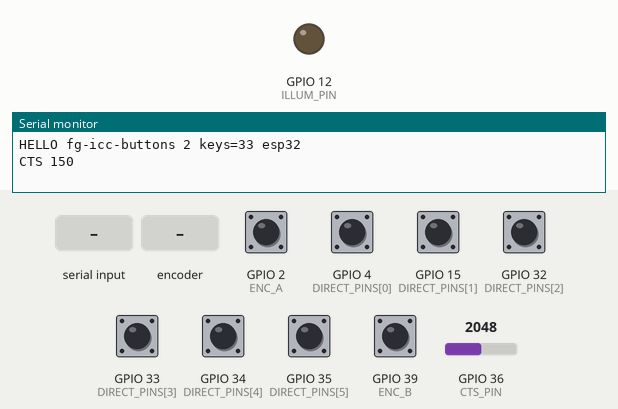
Simulated run of this sketch. Board: ESP32. On the bench: output pins drawn as LEDs (lit = HIGH), the last lines printed to the serial monitor. Wiring (inferred from the names in the program): 5×8 keypad (labels assumed): rows GPIO 13, GPIO 14, GPIO 27, GPIO 26, GPIO 25; columns GPIO 16, GPIO 17, GPIO 18, GPIO 19, GPIO 21, GPIO 22, GPIO 23, GPIO 5. The test bench sets the inputs (shaded band); at power-on: GPIO 2 (ENC_A), GPIO 4 (DIRECT_PINS[0]), GPIO 15 (DIRECT_PINS[1]), GPIO 32 (DIRECT_PINS[2]), GPIO 33 (DIRECT_PINS[3]), GPIO 34 (DIRECT_PINS[4]), GPIO 35 (DIRECT_PINS[5]), GPIO 39 (ENC_B) HIGH, GPIO 36 (CTS_PIN) = 2048 (analog values on the 0–4095 scale).

Above: at 1.2 s.
1.3 s: "DIM 90\n" received over Serial
At 2.2 s:
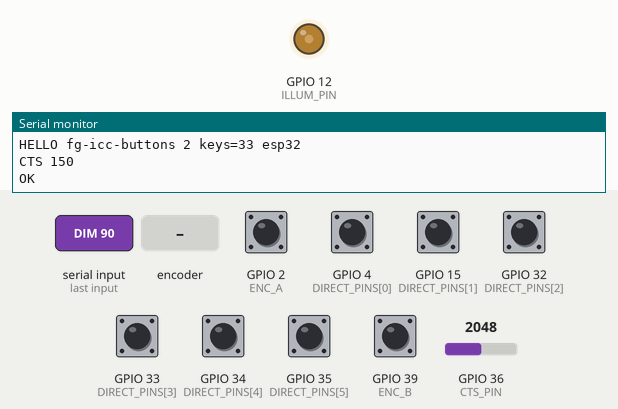
2.8 s: rotary encoder on GPIO 2 (ENC_A) / GPIO 39 (ENC_B) turned 1 step (first pin leading)
4.5 s: GPIO 4 (DIRECT_PINS[0]) pulled LOW for 0.15 s
6.1 s: GPIO 15 (DIRECT_PINS[1]) pulled LOW for 0.15 s
7.7 s: GPIO 32 (DIRECT_PINS[2]) pulled LOW for 0.15 s
9.3 s: GPIO 33 (DIRECT_PINS[3]) pulled LOW for 0.15 s
Timing chart, 0 to 11.9 s (numbered marks = the images above; inputs shaded):
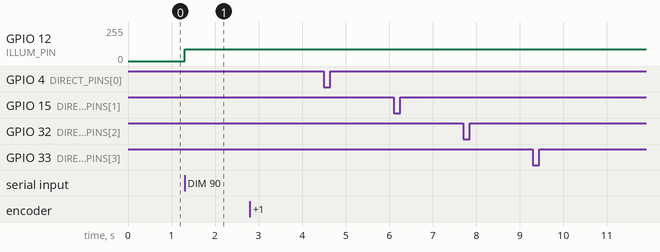

The sketch:

esp32_icc_buttons.ino
```cpp
/*
 * fg_icc_buttons_esp32.ino — FG Falcon ICC fascia buttons -> ESP32 -> USB serial (+ HID on the S3)
 *
 * ESP32 port of pico/fg_icc_buttons: same inputs, same event protocol, same key names, so rpi/fdim_pi.py
 * (--pico <port>) does not know or care which MCU is on the other end. Reads the fascia the way the FDIM did
 * (8R29-14D017-AC firmware teardown, docs/PICO-ICC-buttons.md):
 *
 *   * 5 x 8 KEY MATRIX   — rows = FDIM PCS0..4, columns = FDIM PCT0..7 (27 keys), 5 ms scan, majority-of-3 debounce
 *   * 6 DIRECT KEYS      — FDIM P50..P55: HAZARD MENU EJECT LOCK UNLOCK DOME_LAMP (switch to ground)
 *   * ROTARY ENCODER     — volume / menu knob (FDIM P612/P613), the FDIM's own algorithm, one event per detent
 *   * CABIN TEMP SENSOR  — the NTC on the fascia PCB (FDIM ANI0) -> "CTS code" (code/6 degC)
 *   * ILLUMINATION       — PWM for the fascia LEDs, set by the host ("DIM n")
 *
 * ---------------------------------------------------------------------------------------------------------------
 * BOARDS / IDE
 *   Arduino IDE + the "esp32" core by Espressif (Boards Manager URL
 *   https://espressif.github.io/arduino-esp32/package_esp32_index.json), core 2.0.x or 3.x. No libraries needed.
 *   * ESP32-S3 (DevKitC-1 etc.): native USB. Tools -> USB CDC On Boot -> Enabled gives the serial port on the
 *     USB connector; Tools -> USB Mode -> "USB-OTG (TinyUSB)" additionally gives the HID keyboard (USE_HID).
 *   * ESP32 classic (WROOM-32 DevKitC): serial through the board's USB-UART bridge (/dev/ttyUSB0 on the Pi).
 *     No native USB, so no HID — the serial path is the one fdim_pi.py uses in the car anyway.
 *   * ESP32-C3/C6: too few GPIOs for the matrix (needs 23 lines) -> use an S3 or the Pico.
 *
 * ---------------------------------------------------------------------------------------------------------------
 * WIRING  (fascia switches are dry contacts; the internal pull-ups bias them from 3V3 — no 5 V anywhere)
 *
 *                      ESP32-S3                         ESP32 classic (WROOM-32)
 *   rows   PCS0..4    4 5 6 7 8                         13 14 27 26 25
 *   cols   PCT0..7    9 10 11 12 13 14 15 16            16 17 18 19 21 22 23 5
 *   direct P50..55    17 18 21 39 40 41                 4 15 32 33 34* 35*     (* input-only pins: add 10 kΩ pull-ups to 3V3)
 *   encoder A / B     42 / 2                            2 / 39*                (* input-only: add a 10 kΩ pull-up)
 *   CTS NTC           1  (ADC1)                         36 (VP, ADC1)
 *   illumination PWM  47                                12 (keep a 10 kΩ pull-down on the LED driver input — boot strapping pin)
 *   CTS network: 3V3 --[10 kΩ]--+-- ADC pin ; NTC from that node to GND.
 *
 *   Rows are driven LOW one at a time and left hi-Z otherwise (how the FDIM's row driver worked); columns and direct
 *   keys are INPUT_PULLUP, LOW = pressed. Keep the FDIM's row/column order on the fascia connector and the key names
 *   below come out right by themselves; otherwise use mapping mode (MAP 1) and edit the tables.
 *
 * ---------------------------------------------------------------------------------------------------------------
 * SERIAL PROTOCOL (115200 8N1, one line per message) — identical to the Pico
 *   -> host  HELLO fg-icc-buttons 2 keys=33 esp32 | KEY <NAME> DOWN|UP | ENC +1|-1 | CTS <code> |
 *            MAT r c DOWN|UP, DIRECT n DOWN|UP (mapping mode) | PONG / OK / INFO ...
 *   <- host  MAP 1|0 | DIM 0-255 | HID 1|0 | INFO | PING
 */

#include <Arduino.h>

#define USE_HID        1      // ESP32-S3 in USB-OTG mode only; compiles out everywhere else
#define SCAN_MS        5      // matrix / direct sample period (the FDIM scanned every 5 ms)
#define DEBOUNCE_N     3      // samples that must agree (FDIM: majority of 3)
#define CTS_PERIOD_MS  1000   // cabin temperature report interval
#define ENC_SAMPLE_US  500    // encoder polling

// ------------------------------------------------------------------------------------------- pin tables
#if defined(CONFIG_IDF_TARGET_ESP32S3)
static const uint8_t ROW_PINS[5]    = { 4, 5, 6, 7, 8 };                     // FDIM PCS0..PCS4
static const uint8_t COL_PINS[8]    = { 9, 10, 11, 12, 13, 14, 15, 16 };     // FDIM PCT0..PCT7
static const uint8_t DIRECT_PINS[6] = { 17, 18, 21, 39, 40, 41 };            // FDIM P50..P55
static const uint8_t ENC_A = 42, ENC_B = 2;                                  // FDIM P612 / P613
static const uint8_t CTS_PIN = 1;                                            // FDIM ANI0
static const uint8_t ILLUM_PIN = 47;
#elif defined(CONFIG_IDF_TARGET_ESP32)
static const uint8_t ROW_PINS[5]    = { 13, 14, 27, 26, 25 };
static const uint8_t COL_PINS[8]    = { 16, 17, 18, 19, 21, 22, 23, 5 };
static const uint8_t DIRECT_PINS[6] = { 4, 15, 32, 33, 34, 35 };             // 34/35: external pull-ups
static const uint8_t ENC_A = 2, ENC_B = 39;                                  // 39: external pull-up
static const uint8_t CTS_PIN = 36;
static const uint8_t ILLUM_PIN = 12;
#else
#error "Needs an ESP32-S3 or a classic ESP32: the C3/C6 do not have enough GPIOs for the 5x8 matrix."
#endif

// CTS thermistor model (edit to your part; the factory sensor is a small NTC on the fascia PCB)
static const float CTS_R_BIAS = 10000.0f;   // ohms, from 3V3 to the ADC node
static const float CTS_R25    = 10000.0f;   // NTC resistance at 25 degC
static const float CTS_BETA   = 3950.0f;    // NTC beta
static const float CTS_OFFSET = 0.0f;       // degC trim
static const float CTS_VREF_MV = 3300.0f;   // the rail feeding the bias resistor

// ------------------------------------------------------------------------------------------- key names
// Matrix: index = row*8 + col, exactly the FDIM's own scan order. "" = no key at that position.
static const char *const MATRIX_NAMES[40] = {
    /* row 0 */ "CLIMATE_OFF", "BLOWER_DOWN", "MODE",         "DSC",       "LOAD",        "", "MFB4", "MFB3",
    /* row 1 */ "RECIRC",      "BLOWER_UP",   "FRONT_DEMIST", "SCAN",      "OK",          "", "MFB5", "MFB2",
    /* row 2 */ "AC",          "",            "TEMP_DOWN",    "CD_AUX",    "AUDIO_ONOFF", "", "MFB6", "MFB1",
    /* row 3 */ "AUTO",        "",            "TEMP_UP",      "FM_AM",     "SEEK_DOWN",   "", "",     "",
    /* row 4 */ "",            "",            "REAR_DEMIST",  "BACK_HOME", "SEEK_UP",     "", "",     "",
};
static const char *const DIRECT_NAMES[6] = { "HAZARD", "MENU", "EJECT", "LOCK", "UNLOCK", "DOME_LAMP" };

// ------------------------------------------------------------------------------------------- HID (S3, USB-OTG)
#if USE_HID && defined(CONFIG_IDF_TARGET_ESP32S3) && defined(ARDUINO_USB_MODE) && (ARDUINO_USB_MODE == 0)
#include "USB.h"
#include "USBHIDKeyboard.h"
#define HID_OK 1
static USBHIDKeyboard Keyboard;
// keymap for fdim_pi.py's skin mode (0 = no HID key; climate/body keys are serial-only)
struct HidMap { const char *name; uint8_t key; };
static const HidMap HID_MAP[] = {
    { "MFB1", '1' }, { "MFB2", '2' }, { "MFB3", '3' }, { "MFB4", '4' }, { "MFB5", '5' }, { "MFB6", '6' },
    { "SEEK_UP", KEY_UP_ARROW }, { "SEEK_DOWN", KEY_DOWN_ARROW }, { "OK", KEY_RETURN }, { "BACK_HOME", KEY_ESC },
    { "MENU", 'm' }, { "AUDIO_ONOFF", 'p' }, { "CD_AUX", 's' }, { "FM_AM", 'r' }, { "SCAN", 'a' },
    { "LOAD", 'l' }, { "EJECT", 'e' },
};
static uint8_t hid_key_for(const char *name) {
    for (size_t i = 0; i < sizeof HID_MAP / sizeof HID_MAP[0]; i++)
        if (!strcmp(HID_MAP[i].name, name)) return HID_MAP[i].key;
    return 0;
}
#else
#define HID_OK 0
#endif

// ------------------------------------------------------------------------------------------- state
static uint8_t mat_raw[DEBOUNCE_N][5];    // sample history, bit = column pressed
static uint8_t mat_state[5];              // debounced
static uint8_t dir_raw[DEBOUNCE_N];       // bit n = direct key n pressed
static uint8_t dir_state;
static uint8_t sample_idx;
static bool mapping = false, hid_on = HID_OK;
static uint32_t t_scan, t_cts, t_enc;
static int last_cts = -1;
static uint8_t enc_a_prev, enc_b_prev;

static void emit_key(const char *name, bool down) {
    Serial.print("KEY "); Serial.print(name); Serial.println(down ? " DOWN" : " UP");
#if HID_OK
    if (hid_on) {
        uint8_t k = hid_key_for(name);
        if (k) { if (down) Keyboard.press(k); else Keyboard.release(k); }
    }
#endif
}

static uint8_t majority3(uint8_t a, uint8_t b, uint8_t c) { return (a & b) | (a & c) | (b & c); }

static void scan_matrix() {
    uint8_t rows[5];
    for (uint8_t r = 0; r < 5; r++) {
        pinMode(ROW_PINS[r], OUTPUT); digitalWrite(ROW_PINS[r], LOW);        // select row (like the FDIM's row driver)
        delayMicroseconds(60);
        uint8_t cols = 0;
        for (uint8_t c = 0; c < 8; c++) if (digitalRead(COL_PINS[c]) == LOW) cols |= 1 << c;
        pinMode(ROW_PINS[r], INPUT);                                          // release row (hi-Z)
        rows[r] = cols;
    }
    uint8_t d = 0;
    for (uint8_t n = 0; n < 6; n++) if (digitalRead(DIRECT_PINS[n]) == LOW) d |= 1 << n;

    for (uint8_t r = 0; r < 5; r++) mat_raw[sample_idx][r] = rows[r];
    dir_raw[sample_idx] = d;
    sample_idx = (sample_idx + 1) % DEBOUNCE_N;

    for (uint8_t r = 0; r < 5; r++) {
        uint8_t ns = majority3(mat_raw[0][r], mat_raw[1][r], mat_raw[2][r]);
        uint8_t ch = ns ^ mat_state[r];
        if (!ch) continue;
        mat_state[r] = ns;
        for (uint8_t c = 0; c < 8; c++) if (ch & (1 << c)) {
            bool down = ns & (1 << c);
            const char *name = MATRIX_NAMES[r * 8 + c];
            if (mapping) { Serial.print("MAT "); Serial.print(r); Serial.print(' '); Serial.print(c); Serial.println(down ? " DOWN" : " UP"); }
            if (name[0]) emit_key(name, down);
            else { char tmp[8]; snprintf(tmp, sizeof tmp, "R%dC%d", r, c); emit_key(tmp, down); }
        }
    }
    uint8_t nd = majority3(dir_raw[0], dir_raw[1], dir_raw[2]);
    uint8_t chd = nd ^ dir_state;
    if (chd) {
        dir_state = nd;
        for (uint8_t n = 0; n < 6; n++) if (chd & (1 << n)) {
            bool down = nd & (1 << n);
            if (mapping) { Serial.print("DIRECT "); Serial.print(n); Serial.println(down ? " DOWN" : " UP"); }
            emit_key(DIRECT_NAMES[n], down);
        }
    }
}

static void poll_encoder() {
    uint8_t a = digitalRead(ENC_A) == LOW, b = digitalRead(ENC_B) == LOW;   // active-low contacts
    int d = 0;
    if (a != enc_a_prev && b == enc_b_prev && a != b) d = +1;               // FDIM: A edge with B steady = right
    else if (b != enc_b_prev && a == enc_a_prev && a != b) d = -1;          //       B edge with A steady = left
    enc_a_prev = a; enc_b_prev = b;
    if (d) {
        Serial.println(d > 0 ? "ENC +1" : "ENC -1");
#if HID_OK
        if (hid_on) { uint8_t k = d > 0 ? KEY_RIGHT_ARROW : KEY_LEFT_ARROW; Keyboard.press(k); Keyboard.release(k); }
#endif
    }
}

static int read_cts_code() {
    uint32_t acc = 0;
    for (int i = 0; i < 16; i++) acc += analogReadMilliVolts(CTS_PIN);     // eFuse-calibrated millivolts
    float v = (acc / 16.0f) / CTS_VREF_MV;                                  // fraction of the rail at the NTC node
    if (v <= 0.01f || v >= 0.99f) return -1;                                // open / short
    float r = CTS_R_BIAS * v / (1.0f - v);                                  // NTC to GND, bias to 3V3
    float invT = 1.0f / 298.15f + logf(r / CTS_R25) / CTS_BETA;
    float tc = 1.0f / invT - 273.15f + CTS_OFFSET;
    int code = (int)lroundf(tc * 6.0f);                                     // 0x313 byte 0: code / 6 = degC
    if (code < 0) code = 0; if (code > 250) code = 250;
    return code;
}

// illumination PWM through LEDC (API differs between core 2.x and 3.x)
static void illum_begin() {
#if ESP_ARDUINO_VERSION_MAJOR >= 3
    ledcAttach(ILLUM_PIN, 1000, 8);
#else
    ledcSetup(0, 1000, 8); ledcAttachPin(ILLUM_PIN, 0);
#endif
}
static void illum_set(int v) {
#if ESP_ARDUINO_VERSION_MAJOR >= 3
    ledcWrite(ILLUM_PIN, v);
#else
    ledcWrite(0, v);
#endif
}

static void print_info() {
    Serial.println("INFO matrix rows=PCS0..4 cols=PCT0..7 (row*8+col):");
    for (uint8_t r = 0; r < 5; r++) {
        Serial.print("INFO row "); Serial.print(r); Serial.print(':');
        for (uint8_t c = 0; c < 8; c++) { Serial.print(' '); Serial.print(MATRIX_NAMES[r * 8 + c][0] ? MATRIX_NAMES[r * 8 + c] : "-"); }
        Serial.println();
    }
    Serial.print("INFO direct:"); for (uint8_t n = 0; n < 6; n++) { Serial.print(' '); Serial.print(DIRECT_NAMES[n]); } Serial.println();
    Serial.print("INFO hid="); Serial.print(hid_on ? 1 : 0); Serial.print(" mapping="); Serial.println(mapping ? 1 : 0);
}

static void handle_command(char *line) {
    int v;
    if (!strncmp(line, "PING", 4)) Serial.println("PONG");
    else if (sscanf(line, "MAP %d", &v) == 1) { mapping = v != 0; Serial.println("OK"); }
    else if (sscanf(line, "DIM %d", &v) == 1) { if (v < 0) v = 0; if (v > 255) v = 255; illum_set(v); Serial.println("OK"); }
    else if (sscanf(line, "HID %d", &v) == 1) { hid_on = HID_OK && v != 0; Serial.println(hid_on ? "OK" : "OK (no HID in this build)"); }
    else if (!strncmp(line, "INFO", 4)) print_info();
    else Serial.println("ERR unknown command");
}

void setup() {
    Serial.begin(115200);
    for (uint8_t r = 0; r < 5; r++) pinMode(ROW_PINS[r], INPUT);
    for (uint8_t c = 0; c < 8; c++) pinMode(COL_PINS[c], INPUT_PULLUP);
    for (uint8_t n = 0; n < 6; n++) pinMode(DIRECT_PINS[n], INPUT_PULLUP);
    pinMode(ENC_A, INPUT_PULLUP); pinMode(ENC_B, INPUT_PULLUP);
    analogReadResolution(12);
    illum_begin(); illum_set(0);
#if HID_OK
    Keyboard.begin(); USB.begin();
#endif
    enc_a_prev = digitalRead(ENC_A) == LOW; enc_b_prev = digitalRead(ENC_B) == LOW;
    uint32_t t0 = millis();
    while (!Serial && millis() - t0 < 2000) {}                 // give the host a moment to open the port
    Serial.println("HELLO fg-icc-buttons 2 keys=33 esp32");
    t_scan = millis(); t_cts = millis(); t_enc = micros();
}

void loop() {
    static char cmd[64]; static uint8_t cmdlen = 0;
    while (Serial.available()) {
        char ch = Serial.read();
        if (ch == '\n' || ch == '\r') { if (cmdlen) { cmd[cmdlen] = 0; handle_command(cmd); } cmdlen = 0; }
        else if (cmdlen < sizeof cmd - 1) cmd[cmdlen++] = ch;
    }
    uint32_t now = millis();
    if (now - t_scan >= SCAN_MS) { t_scan += SCAN_MS; scan_matrix(); }
    if (micros() - t_enc >= ENC_SAMPLE_US) { t_enc = micros(); poll_encoder(); }
    if (now - t_cts >= CTS_PERIOD_MS) {
        t_cts = now;
        int code = read_cts_code();
        if (code >= 0 && code != last_cts) { last_cts = code; Serial.print("CTS "); Serial.println(code); }
    }
}
```

Measured:
- after the input at 1.3 s, GPIO 12 (ILLUM_PIN): 0/255 → 90/255 at once
